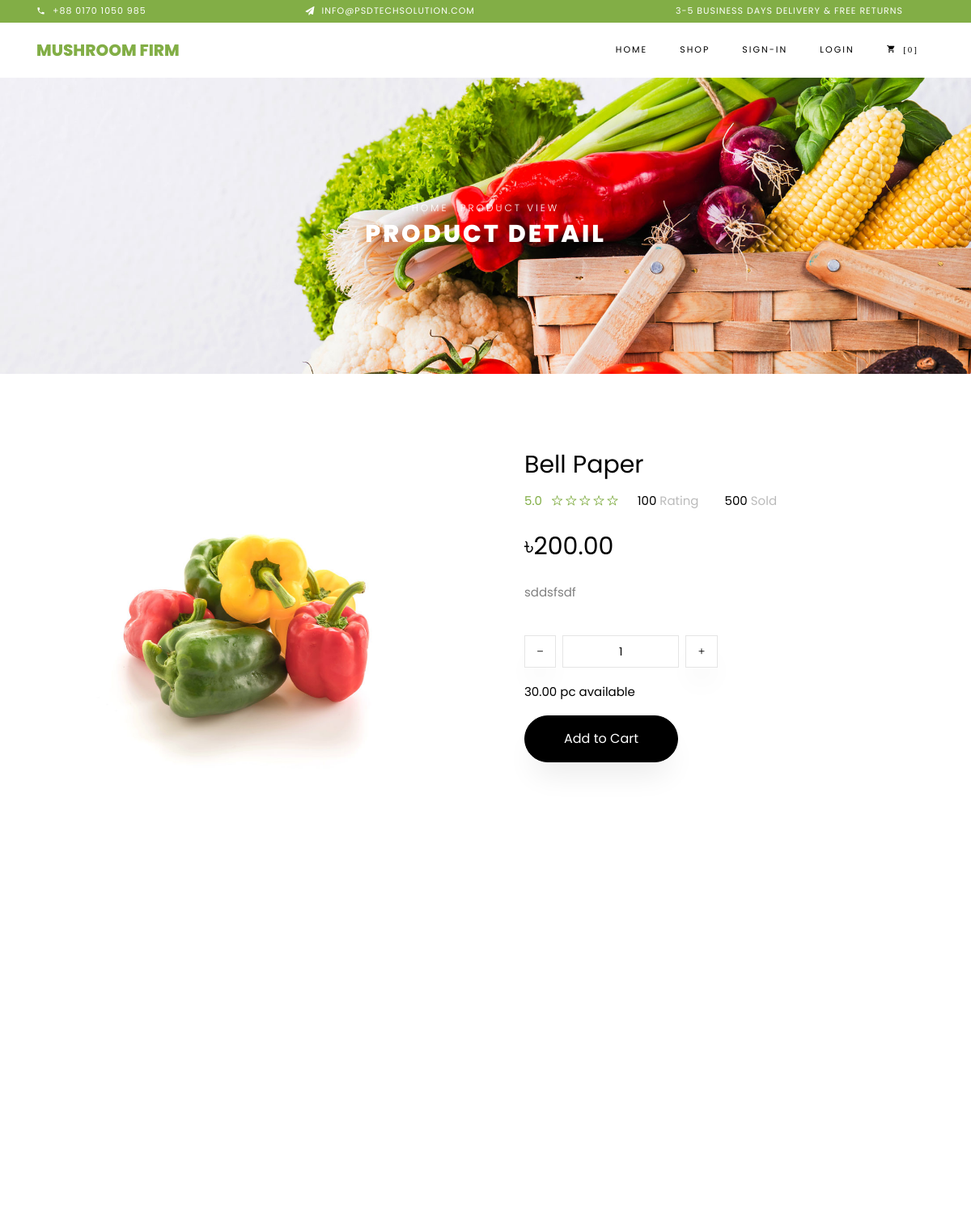
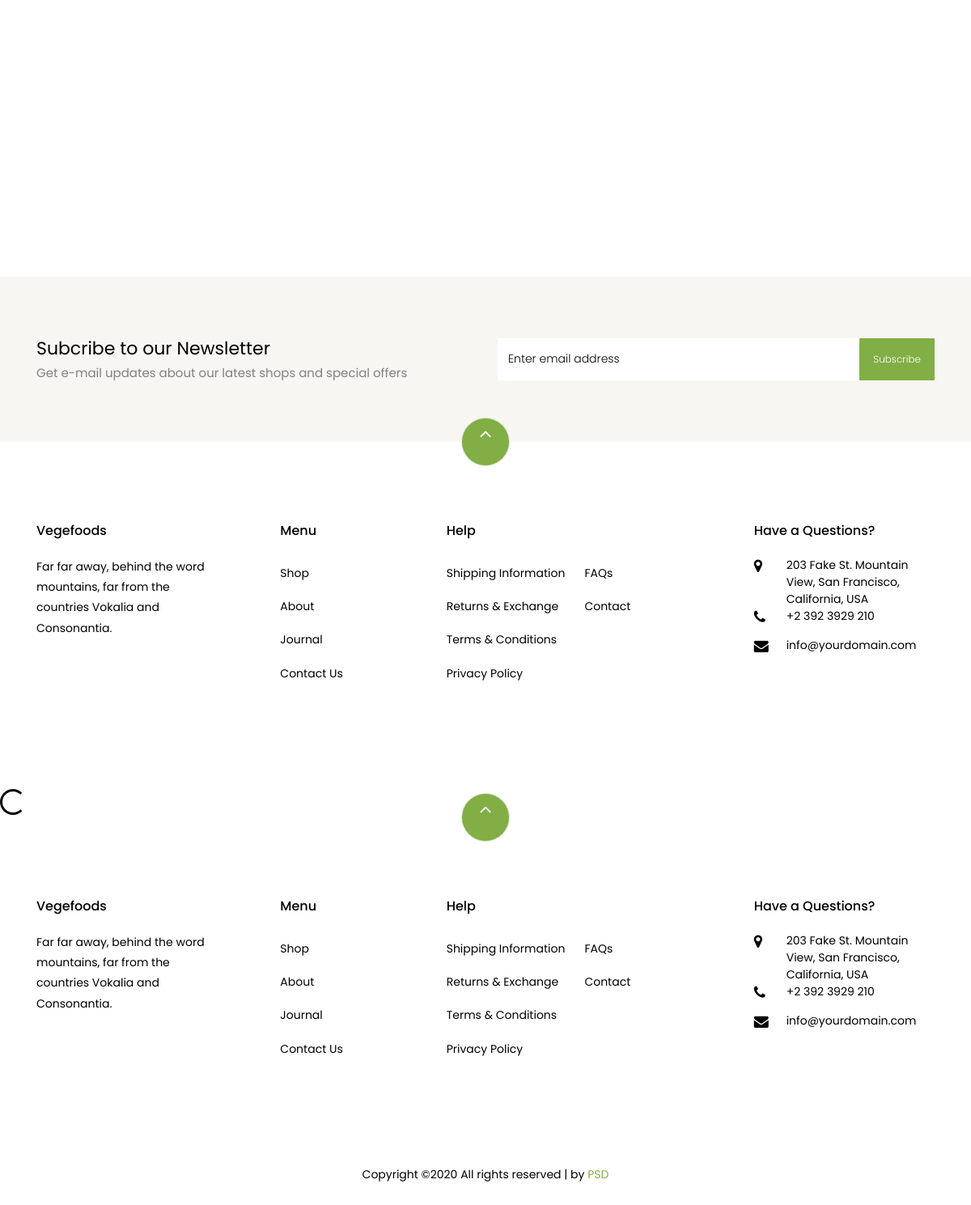
The page /products/bell-paper/ on the database its author committed (2 pictures, top to bottom).
### products/models.py (models this page shows, shortened)
class ProductImage(models.Model):
	product = models.ForeignKey(Product, on_delete= models.CASCADE)
	image = models.ImageField(upload_to="products/images/", blank=True)
	featured = models.BooleanField(default=False)
	thumbnail = models.BooleanField(default=True)
	active = models.BooleanField(default=True)
	updated = models.DateTimeField(auto_now=True)

class Product(models.Model):
	types = (
		("featured", "Featured"),
		("on sale", "On Sale"),
		("new arrival", "New Arrival")
		)
	product_name = models.CharField(max_length=500, blank=False, null=False)
	price = models.DecimalField(max_digits=100, decimal_places=2, default=30)
	sale = models.DecimalField(max_digits=100, decimal_places=2, default=30)
	stock = models.DecimalField(max_digits=100, decimal_places=2, default=30)
	category = models.CharField(max_length=400, choices=types, default="Featured")
	description = models.TextField(default="")
	slug = models.SlugField(default="")
	active = models.BooleanField(default=True)
	timestamp = models.DateTimeField(auto_now_add=True)
	updated = models.DateTimeField(auto_now=True)
	class Meta:
		unique_together = ("product_name", "slug")

### products/views.py (the view)
# urls.py: url(r'^products/(?P<slug>[\w-]+)/$', single, name='single_product'),
def single(request, slug):
    products = product.objects.get(slug=slug)
    template = 'products_template/single.html'
    context = {'product': products}
    return render(request, template, context)

### templates/products_template/single.html (shortened to what this page needs)
{% extends 'base.html' %}
{% block content %}
{% load static %}
<div class="hero-wrap hero-bread" style="background-image: url({% static 'images/bg_1.jpg' %});">
    <div class="container">
      <div class="row no-gutters slider-text align-items-center justify-content-center">
        <div class="col-md-9 ftco-animate text-center">
            <p class="breadcrumbs"><span class="mr-2"><a href="{% url 'home' %}">Home</a></span> <span>Product View</span></p>
          <h1 class="mb-0 bread">Product Detail</h1>
        </div>
      </div>
    </div>
  </div>
  <section class="ftco-section">
      <div class="container">
          <div class="row">
              <div class="col-lg-6 mb-5 ftco-animate">
                {% for image in product.productimage_set.all %}
                {% if image.featured == True and image.active == True %}
                  <a href="/media/{{image.image}}" class="image-popup"><img src="/media/{{image.image}}" class="img-fluid" alt=""></a>
                {% endif %}
                {% endfor %}
              </div>
              <div class="col-lg-6 product-details pl-md-5 ftco-animate">
                  <h3>{{product.product_name}}</h3>
                  <div class="rating d-flex">
                          <p class="text-left mr-4">
                              <a href="#" class="mr-2">5.0</a>
                              <a href="#"><span class="ion-ios-star-outline"></span></a>
                              <a href="#"><span class="ion-ios-star-outline"></span></a>
                              <a href="#"><span class="ion-ios-star-outline"></span></a>
                              <a href="#"><span class="ion-ios-star-outline"></span></a>
                              <a href="#"><span class="ion-ios-star-outline"></span></a>
                          </p>
                          <p class="text-left mr-4">
                              <a href="#" class="mr-2" style="color: #000;">100 <span style="color: #bbb;">Rating</span></a>
                          </p>
                          <p class="text-left">
                              <a href="#" class="mr-2" style="color: #000;">500 <span style="color: #bbb;">Sold</span></a>
                          </p>
                      </div>
                      {% if product.sale != product.price %}
                        <p class="price"><span>৳{{product.sale}}</span></p>
                      {% elif product.sale == product.price %}
                        <p class="price"><span>৳{{product.price}}</span></p>
                      {% endif %}
                  <p>{{product.description}}</p>
                      <div class="row mt-4">
                          <div class="col-md-6">
                  </div>
                  <div class="input-group col-md-6 d-flex mb-3">
                   <span class="input-group-btn mr-2">
                      <button id='decrease_button' type="button" class="quantity-left-minus btn"  data-type="minus" data-field="">
                     <i class="ion-ios-remove"></i>
                      </button>
                      </span>
                   <input type="text" id="quantity" name="quantity" class="form-control input-number" value="1" min="1" max="100">
                   <span class="input-group-btn ml-2">
                      <button id='increase_button' type="button" class="quantity-right-plus btn" data-type="plus" data-field="">
                       <i class="ion-ios-add"></i>
                   </button>
                   </span>
                </div>
                <div class="col-md-12">
                    <p style="color: #000;">{{product.stock}} pc available</p>
                </div>
            </div>
            <p><a id="add_to_cart" href="#" class="btn btn-black py-3 px-5">
                Add to Cart
              </a></p>
              </div>
          </div>
      </div>
  </section>
  <section class="ftco-section">
      <div class="container">
              <div class="row justify-content-center mb-3 pb-3">
      </div>
      </div>
      <div class="container">
          <div class="row">
          </div>
      </div>
  </section>
      <section class="ftco-section ftco-no-pt ftco-no-pb py-5 bg-light">
    <div class="container py-4">
      <div class="row d-flex justify-content-center py-5">
        <div class="col-md-6">
            <h2 style="font-size: 22px;" class="mb-0">Subcribe to our Newsletter</h2>
            <span>Get e-mail updates about our latest shops and special offers</span>
        </div>
        <div class="col-md-6 d-flex align-items-center">
          <form action="#" class="subscribe-form">
            <div class="form-group d-flex">
              <input type="text" class="form-control" placeholder="Enter email address">
              <input type="submit" value="Subscribe" class="submit px-3">
            </div>
          </form>
        </div>
      </div>
    </div>
  </section>
  <footer class="ftco-footer ftco-section">
    <div class="container">
        <div class="row">
            <div class="mouse">
                      <a href="#" class="mouse-icon">
                          <div class="mouse-wheel"><span class="ion-ios-arrow-up"></span></div>
                      </a>
                  </div>
        </div>
      <div class="row mb-5">
        <div class="col-md">
          <div class="ftco-footer-widget mb-4">
            <h2 class="ftco-heading-2">Vegefoods</h2>
            <p>Far far away, behind the word mountains, far from the countries Vokalia and Consonantia.</p>
            <ul class="ftco-footer-social list-unstyled float-md-left float-lft mt-5">
            </ul>
          </div>
        </div>
        <div class="col-md">
          <div class="ftco-footer-widget mb-4 ml-md-5">
            <h2 class="ftco-heading-2">Menu</h2>
            <ul class="list-unstyled">
              <li><a href="#" class="py-2 d-block">Shop</a></li>
              <li><a href="#" class="py-2 d-block">About</a></li>
              <li><a href="#" class="py-2 d-block">Journal</a></li>
              <li><a href="#" class="py-2 d-block">Contact Us</a></li>
            </ul>
          </div>
        </div>
        <div class="col-md-4">
           <div class="ftco-footer-widget mb-4">
            <h2 class="ftco-heading-2">Help</h2>
            <div class="d-flex">
                <ul class="list-unstyled mr-l-5 pr-l-3 mr-4">
                  <li><a href="#" class="py-2 d-block">Shipping Information</a></li>
                  <li><a href="#" class="py-2 d-block">Returns &amp; Exchange</a></li>
                  <li><a href="#" class="py-2 d-block">Terms &amp; Conditions</a></li>
                  <li><a href="#" class="py-2 d-block">Privacy Policy</a></li>
                </ul>
                <ul class="list-unstyled">
                  <li><a href="#" class="py-2 d-block">FAQs</a></li>
                  <li><a href="#" class="py-2 d-block">Contact</a></li>
                </ul>
              </div>
          </div>
        </div>
        <div class="col-md">
          <div class="ftco-footer-widget mb-4">
              <h2 class="ftco-heading-2">Have a Questions?</h2>
              <div class="block-23 mb-3">
                <ul>
                  <li><span class="icon icon-map-marker"></span><span class="text">203 Fake St. Mountain View, San Francisco, California, USA</span></li>
                  <li><a href="#"><span class="icon icon-phone"></span><span class="text">+2 392 3929 210</span></a></li>
                  <li><a href="#"><span class="icon icon-envelope"></span><span class="text">info@yourdomain.com</span></a></li>
                </ul>
              </div>
          </div>
        </div>
      </div>
    </div>
    <span id="circle" class="spinner-border" role="status"></span>
{% endblock %}

### static/static_files/css/icomoon.css (style rules this page uses)
[class^="icon-"], [class*=" icon-"] { font-family: 'icomoon' !important; speak: none; font-style: normal; font-weight: normal; font-variant: normal; text-transform: none; line-height: 1; -webkit-font-smoothing: antialiased; -moz-osx-font-smoothing: grayscale; }
.icon-map-marker:before { content: "\f041"; }
.icon-phone:before { content: "\f095"; }
.icon-envelope:before { content: "\f0e0"; }

### rows shown on the page
ProductImage: image (picture)
Product: product_name "Bell Paper", sale "200.00", description "sddsfsdf", stock "30.00"
